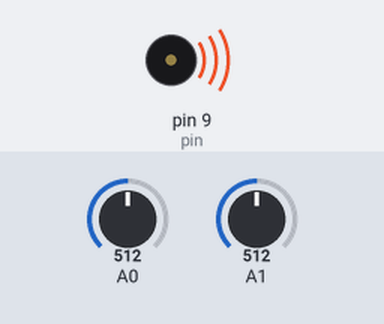
Bench run of a sketch on a simulated Arduino Uno, built with avr-gcc and run on an emulated ATmega328P. Shown: buzzer (waves = sounding). The test bench sets the inputs (shaded band); at power-on: A0 = 512, A1 = 512.

Above: at 0.2 s.
Timing chart, 0 to 3.0 s (numbered marks = the images above):
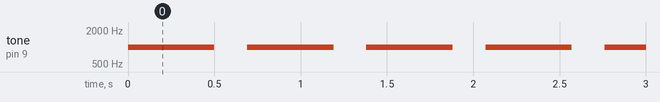

Measured:
- by itself, tone on pin 9 (pin): alternates 1000 Hz for 0.50 s and silent for 0.19 s

The sketch:

Sirena.ino
```cpp
/*************************************************************************
**                                                                      **
**                            Projecte 4.Sirena                         **
**                                                                      **
*************************************************************************/


//****** Includes ********************************************************


//****** Variables *******************************************************

int durada;        // temps de durada
int freq;          // frecuencia correspondiente a la nota
int pin = 9;      // pin del altavoz


//****** secup ***********************************************************

void setup(){
  pinMode( pin,OUTPUT);
}

//****** Loop ************************************************************
void loop() {
  durada = analogRead(A0)*10;
  freq = analogRead(A1);

  tone(pin,1000,500);

  delay(690);
}
```
